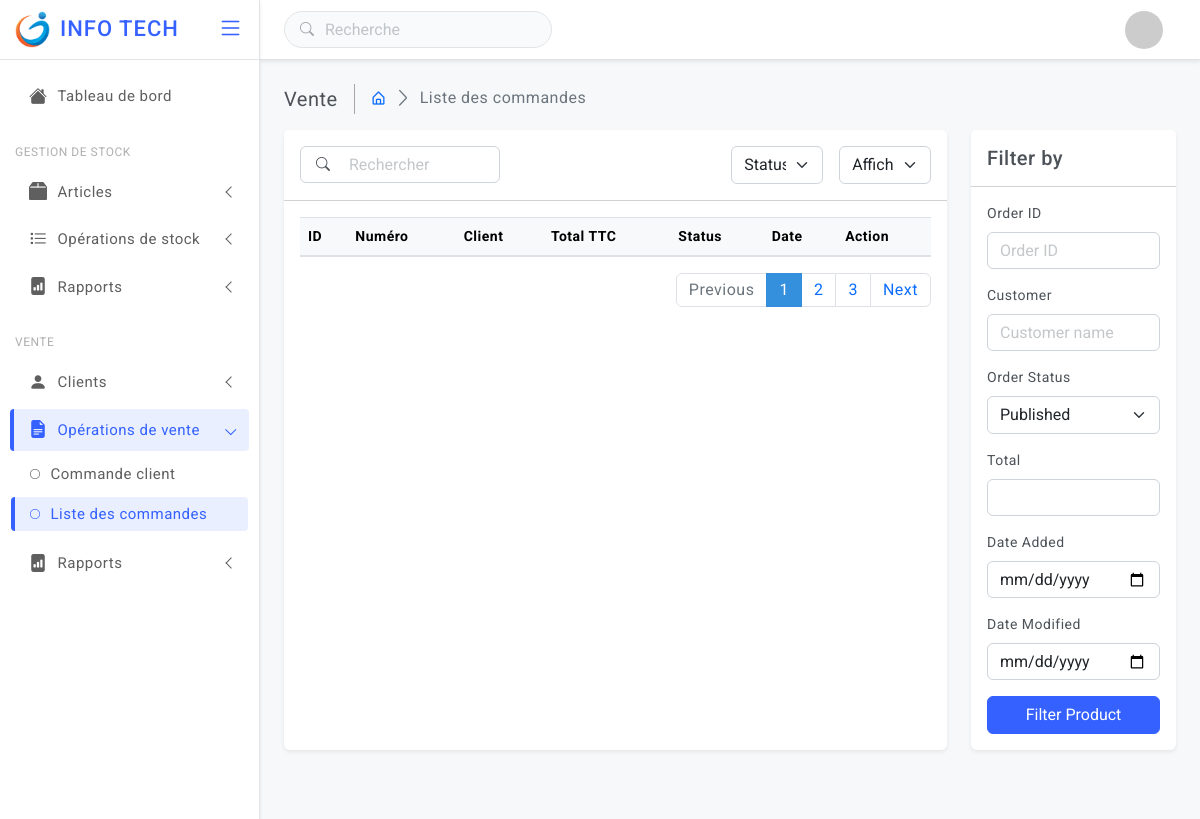
Page /controller/order_list.php (signed in) on the earlier database version.
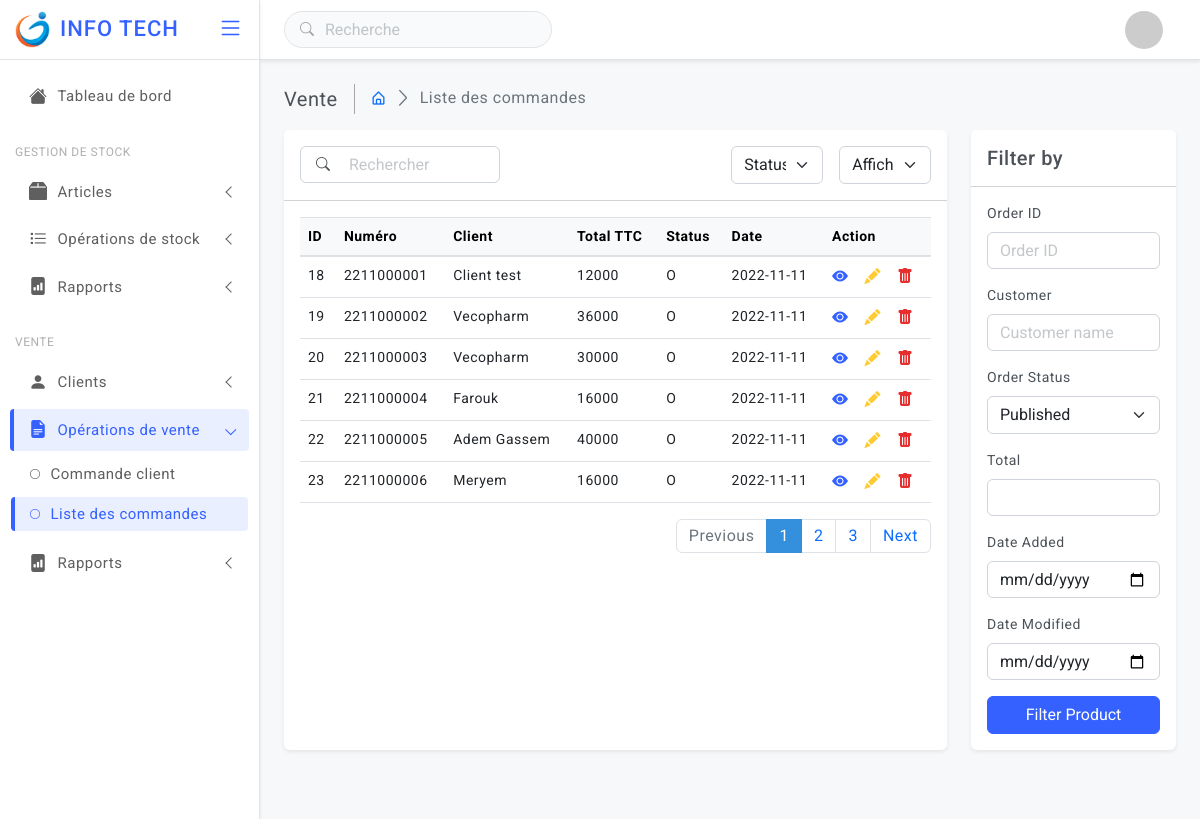
Same page on the later database version.
### tables this page shows
CREATE TABLE `ORDR` (
  `id` int NOT NULL,
  `DocNum` varchar(10) NOT NULL,
  `DocDate` date NOT NULL,
  `DocType` int NOT NULL,
  `CANCELED` varchar(1) NOT NULL,
  `DocStatus` varchar(1) NOT NULL,
  `part_id` int NOT NULL,
  `part_name` varchar(200) NOT NULL,
  `Totalvalue` float NOT NULL,
  `VAT` float NOT NULL,
  `DocTotal` float NOT NULL
);

### www/controller/order_list.php (called while the page is built, shortened)
<?php
include("../model/database.php");
include("../model/order.php");
$data = new connect;
$db = $data->db_connect();
$order = new order;
$orderlist = $order->order_get_all($db);
?>
<?php
    include("../view/layout/header_layout.php");
    include("../view/order_list_view.php");
    include("../view/layout/footer.php") ?>

### www/model/order.php (called while the page is built, shortened)
<?php
class order
{
    public function order_get_all($db)
    {
        $requete = $db->prepare('select * from ORDR');
        $requete->execute();
        $rows = $requete->fetchAll();
        return $rows;
    }
}
?>

### www/view/order_list_view.php (the view, shortened to what the changed rows need)
<main class="page-content">
              <div class="row">
                 <div class="col-12 col-lg-9 d-flex">
                   <div class="card w-100">
                     <div class="card-body">
                       <div class="table-responsive">
                         <table class="table align-middle">
                           <thead class="table-light">
                             <tr>
                               <th>ID</th>
                               <th>Numéro</th>
                               <th>Client</th>
                               <th>Total TTC</th>
                               <th>Status</th>
                               <th>Date</th>
                               <th>Action</th>
                             </tr>
                           </thead>
                           <tbody>
                           <?php foreach ($orderlist as $key => $row) {?>
                             <tr>
                               <td><?php echo $row['id'] ?></td>
                               <td><?php echo $row['DocNum'] ?></td>
                               <td><?php echo $row['part_name'] ?></td>
                               <td><?php echo $row['DocTotal'] ?></td>
                               <td><?php echo $row['DocStatus'] ?></td>
                               <td><?php echo $row['DocDate'] ?></td>
                               <td>
                                <div class="d-flex align-items-center gap-3 fs-6">
                                  <a href="javascript:;" class="text-primary" data-bs-toggle="tooltip" data-bs-placement="bottom" title="" data-bs-original-title="View detail" aria-label="Views"><i class="bi bi-eye-fill"></i></a>
                                  <a href="javascript:;" class="text-warning" data-bs-toggle="tooltip" data-bs-placement="bottom" title="" data-bs-original-title="Edit info" aria-label="Edit"><i class="bi bi-pencil-fill"></i></a>
                                  <a href="javascript:;" class="text-danger" data-bs-toggle="tooltip" data-bs-placement="bottom" title="" data-bs-original-title="Delete" aria-label="Delete"><i class="bi bi-trash-fill"></i></a>
                                </div>
                               </td>
                             </tr>
                             <?php }?>
                           </tbody>
                         </table>
                       </div>
                     </div>
                   </div>
                 </div>
              </div>
          </main>

Differences in the rows shown:
added ordr: id "18", DocNum "2211000001", part_name "Client test", DocTotal "12000", DocStatus "O", DocDate "2022-11-11"
added ordr: id "19", DocNum "2211000002", part_name "Vecopharm", DocTotal "36000", DocStatus "O", DocDate "2022-11-11"
added ordr: id "20", DocNum "2211000003", part_name "Vecopharm", DocTotal "30000", DocStatus "O", DocDate "2022-11-11"
added ordr: id "21", DocNum "2211000004", part_name "Farouk", DocTotal "16000", DocStatus "O", DocDate "2022-11-11"
added ordr: id "22", DocNum "2211000005", part_name "Adem Gassem", DocTotal "40000", DocStatus "O", DocDate "2022-11-11"
added ordr: id "23", DocNum "2211000006", part_name "Meryem", DocTotal "16000", DocStatus "O", DocDate "2022-11-11"
